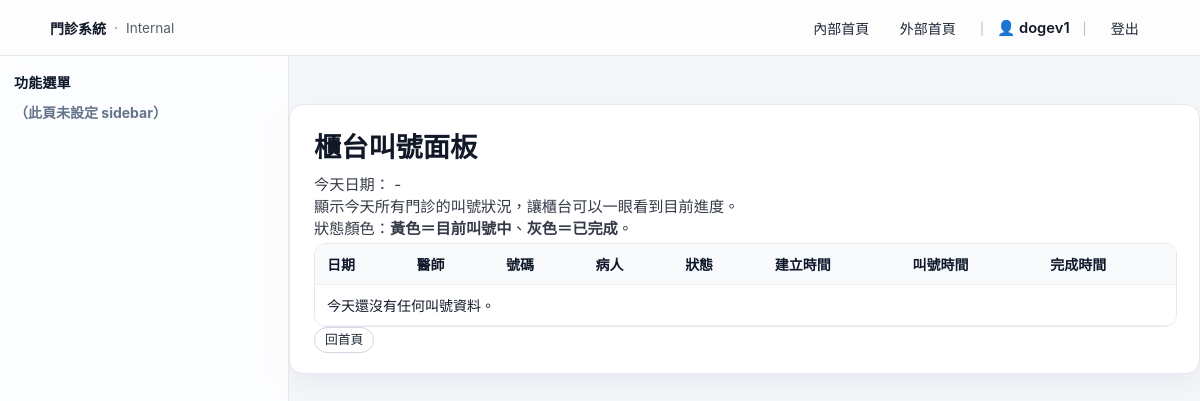
Before: /queues/reception/ (signed in) with the older database file.
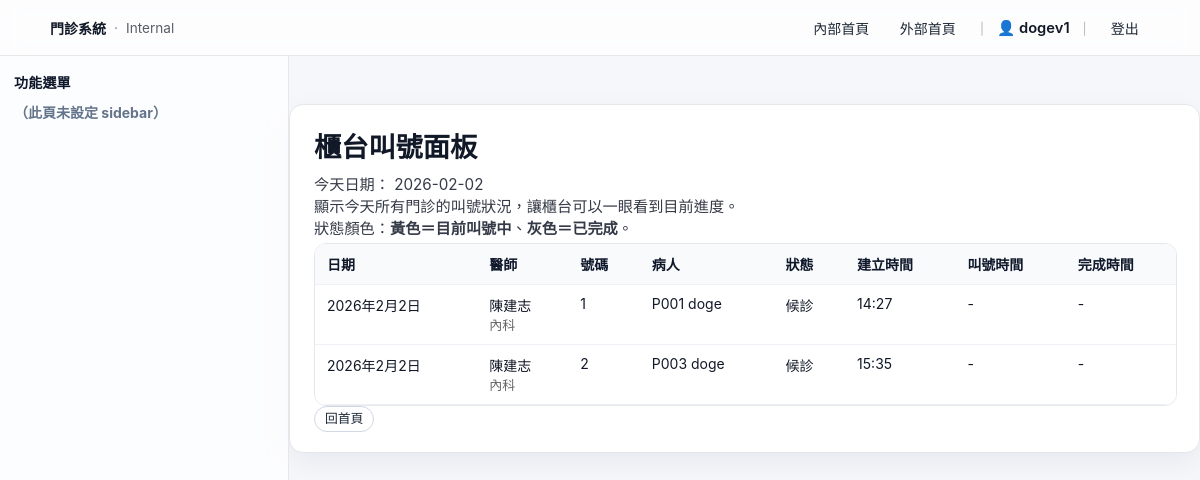
After: the same page with the newer database file.
### queues/models.py (models this page shows, shortened)
class VisitTicket(models.Model):
    STATUS_WAITING   = "WAITING"   # 候診
    STATUS_CALLING   = "CALLING"   # 叫號中
    STATUS_IN_ROOM   = "IN_ROOM"   # 看診中
    STATUS_DONE      = "DONE"      # 完成
    STATUS_NO_SHOW   = "NO_SHOW"   # 過號 / 未到
    STATUS_CHOICES = [
        (STATUS_WAITING, "候診"),
        (STATUS_CALLING, "叫號中"),
        (STATUS_IN_ROOM, "看診中"),
        (STATUS_DONE, "完成"),
        (STATUS_NO_SHOW, "未到"),
    ]
    appointment = models.OneToOneField(
        Appointment,
        null=True,
        blank=True,
        on_delete=models.SET_NULL,
    )
    patient = models.ForeignKey(Patient, on_delete=models.CASCADE)
    doctor = models.ForeignKey(Doctor, on_delete=models.CASCADE)
    date = models.DateField()
    number = models.IntegerField("號碼")
    status = models.CharField(
        max_length=20,
        choices=STATUS_CHOICES,
        default=STATUS_WAITING,
    )
    created_at = models.DateTimeField(default=timezone.now)
    called_at = models.DateTimeField(null=True, blank=True)
    finished_at = models.DateTimeField(null=True, blank=True)
    is_skipped = models.BooleanField(default=False)
    call_count = models.PositiveIntegerField(default=0)
    class Meta:
        unique_together = [("doctor", "date", "number")]
        ordering = ["date", "doctor", "number"]

### doctors/models.py (models this page shows, shortened)
class Doctor(models.Model):
    name = models.CharField("姓名", max_length=50)
    department = models.CharField("科別", max_length=50)
    room = models.CharField("診間", max_length=20, blank=True)
    user = models.OneToOneField(
        User, null=True, blank=True, on_delete=models.SET_NULL, verbose_name="使用者帳號"
    )
    department = models.CharField("科別", max_length=50, blank=True)
    is_active = models.BooleanField("啟用", default=True)
    class Meta:
        verbose_name = "醫師"
        verbose_name_plural = "醫師"

### patients/models.py (models this page shows, shortened)
class Patient(models.Model):
    GENDER_MALE = "M"
    GENDER_FEMALE = "F"
    GENDER_OTHER = "O"
    GENDER_CHOICES = [
        (GENDER_MALE, "男"),
        (GENDER_FEMALE, "女"),
        (GENDER_OTHER, "其他 / 不透露"),
    ]
    BLOOD_A = "A"
    BLOOD_B = "B"
    BLOOD_AB = "AB"
    BLOOD_O = "O"
    BLOOD_UNKNOWN = "UNK"
    BLOOD_TYPE_CHOICES = [
        (BLOOD_A, "A 型"),
        (BLOOD_B, "B 型"),
        (BLOOD_AB, "AB 型"),
        (BLOOD_O, "O 型"),
        (BLOOD_UNKNOWN, "未知"),
    ]
    full_name = models.CharField("姓名", max_length=50)
    national_id = models.CharField("身分證", max_length=10, unique=True)
    nhi_no = models.CharField("健保卡號", max_length=20, blank=True)
    gender = models.CharField(
        "性別",
        max_length=1,
        choices=GENDER_CHOICES,
        blank=True,
    )
    birth_date = models.DateField("生日")
    blood_type = models.CharField(
        "血型",
        max_length=3,
        choices=BLOOD_TYPE_CHOICES,
        default=BLOOD_UNKNOWN,
        blank=True,
    )
    phone = models.CharField("電話", max_length=20, blank=True)
    email = models.EmailField("Email", max_length=100, blank=True)
    address = models.CharField("地址", max_length=200, blank=True)
    height_cm = models.PositiveIntegerField("身高（cm）", null=True, blank=True)
    weight_kg = models.DecimalField(
        "體重（kg）",
        max_digits=5,
        decimal_places=1,
        null=True,
        blank=True,
    )
    allergies = models.TextField(
        "過敏史",
        blank=True,
        help_text="例如：藥物過敏、食物過敏等",
    )
    chronic_diseases = models.TextField(
        "慢性疾病 / 重要病史",
        blank=True,
        help_text="例如：高血壓、糖尿病、心臟病等",
    )
    family_disease_notes = models.TextField(
    "家族病史",
    blank=True,
    null=True,
    help_text="例如：父母高血壓、糖尿病、遺傳疾病等",
    )
    other_risk_notes = models.TextField(
    "其他風險備註",
    blank=True,
    null=True,
    )
    emergency_contact_name = models.CharField("緊急聯絡人姓名", max_length=50, blank=True)
    emergency_contact_phone = models.CharField("緊急聯絡人電話", max_length=20, blank=True)
    emergency_contact_relation = models.CharField(
        "與病人關係",
        max_length=50,
        blank=True,
        help_text="例如：父、母、配偶、子女、朋友",
    )
    chart_no = models.CharField(
        "病歷號",
        max_length=20,
        unique=True,
        blank=True,
        editable=False,
    )
    note = models.TextField("其他備註", blank=True)
    created_at = models.DateTimeField("建立時間", auto_now_add=True)
    updated_at = models.DateTimeField("最後更新時間", auto_now=True)
    class Meta:
        verbose_name = "病人"
        verbose_name_plural = "病人"
        ordering = ["chart_no"]
    def __str__(self):
        return f"{self.chart_no} {self.full_name}"

### queues/views.py (the view)
# urls.py: path("reception/", views.reception_panel, name="reception_panel"),
@group_required("RECEPTION")
def reception_panel(request):
    today = timezone.localdate()
    tickets = VisitTicket.objects.filter(date=today).order_by("doctor__name", "number")
    return render(request, "queues/reception.html", {"tickets": tickets})

### common/utils.py (called while the page is built)
def group_required(group_name):
    def decorator(view_func):
        decorated_view_func = user_passes_test(
            lambda u: u.is_authenticated and u.groups.filter(name=group_name).exists()
        )(view_func)
        return decorated_view_func
    return decorator

### templates/queues/reception.html (shortened to what this page needs)
{% extends "base.html" %}
{% block content %}
<div class="app-page">
    <div class="app-card">
        <div class="d-flex justify-content-between align-items-baseline mb-1">
            <div class="app-page-title">櫃台叫號面板</div>
            <div class="app-page-subtitle">
                今天日期：
                {% if tickets %}
                    {{ tickets.0.date|date:"Y-m-d" }}
                {% else %}
                    -
                {% endif %}
            </div>
        </div>
        <div class="mb-2 app-page-subtitle">
            顯示今天所有門診的叫號狀況，讓櫃台可以一眼看到目前進度。<br>
            狀態顏色：<strong>黃色＝目前叫號中</strong>、<strong>灰色＝已完成</strong>。
        </div>
        <div class="app-table-wrap">
            <table class="app-table">
                <thead>
                    <tr>
                        <th>日期</th>
                        <th>醫師</th>
                        <th>號碼</th>
                        <th>病人</th>
                        <th>狀態</th>
                        <th>建立時間</th>
                        <th>叫號時間</th>
                        <th>完成時間</th>
                    </tr>
                </thead>
                <tbody>
                    {% if tickets %}
                        {% for t in tickets %}
                            <tr class="status-{{ t.status|lower }}">
                                <td>{{ t.date }}</td>
                                <td>
                                    {{ t.doctor.name }}
                                    {% if t.doctor.department %}
                                        <br>
                                        <span style="font-size: 13px; color:#666;">
                                            {{ t.doctor.department }}
                                        </span>
                                    {% endif %}
                                </td>
                                <td>{{ t.number }}</td>
                                <td>{{ t.patient }}</td>
                                <td>{{ t.get_status_display }}</td>
                                <td>{{ t.created_at|date:"H:i" }}</td>
                                <td>
                                    {% if t.called_at %}
                                        {{ t.called_at|date:"H:i" }}
                                    {% else %}
                                        -
                                    {% endif %}
                                </td>
                                <td>
                                    {% if t.finished_at %}
                                        {{ t.finished_at|date:"H:i" }}
                                    {% else %}
                                        -
                                    {% endif %}
                                </td>
                            </tr>
                        {% endfor %}
                    {% else %}
                        <tr>
                            <td colspan="8">今天還沒有任何叫號資料。</td>
                        </tr>
                    {% endif %}
                </tbody>
            </table>
        </div>
        <div class="mt-3">
            <a href="{% url 'index' %}" class="btn btn-outline-secondary btn-sm">回首頁</a>
        </div>
    </div>
</div>
{% endblock %}

Changed rows visible on the page:
added VisitTicket: date "2026-02-02", date "2026年2月2日", doctor.name "陳建志", doctor.department "內科", number "1", patient "P001 doge", status "候診", created_at "14:27"
added VisitTicket: date "2026年2月2日", doctor.name "陳建志", doctor.department "內科", number "2", patient "P003 doge", status "候診", created_at "15:35"
Other visible differences:
text no longer shown: "- 今天還沒有任何叫號資料。"
